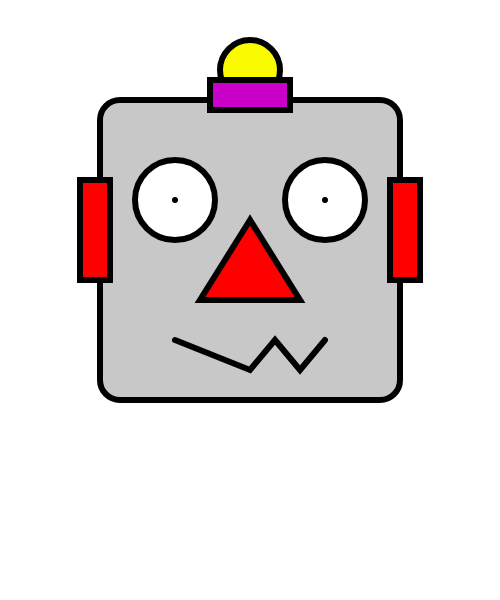
Frame 1 (no input)
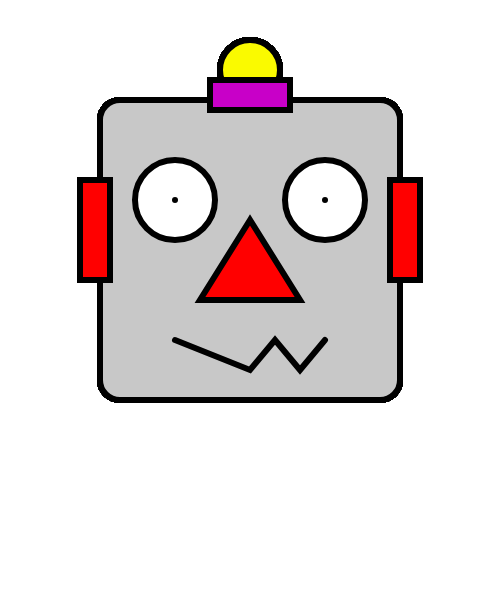
Frame 60 (no input)
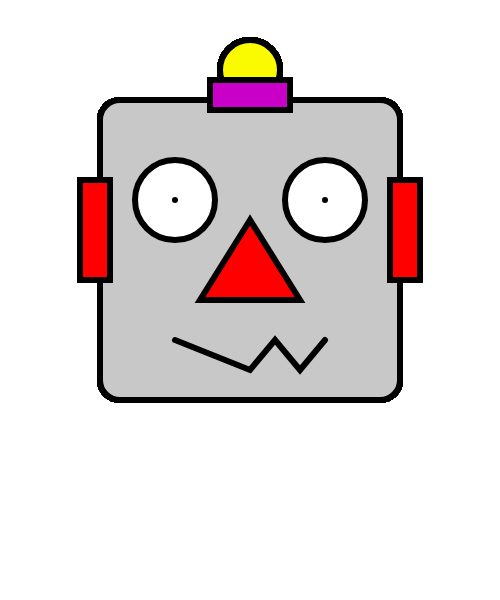
Frame 120 (the mouse pressed at the canvas centre since frame 60)

The p5.js sketch that drew these frames (run headless with seeded random() and noise() and a simulated clock; from frame 60 on, the mouse is pressed at the canvas centre):

// p5.js sketch
// ── sketch.js
function setup()
{
	//create a canvas for the robot
	createCanvas(500, 600);
}

function draw()
{
	strokeWeight(6);

	//robots head
	fill(200);
	rect(100, 100, 300, 300, 20);


	//robots antenna
	fill(250, 250, 0);
	ellipse(250, 70, 60, 60);

	fill(200, 0, 200);
	rect(210, 80, 80, 30);

	//robots eyes
	fill(255);
	ellipse(175, 200, 80, 80);
	point(175, 200);
	ellipse(325, 200, 80, 80);
	point(325, 200);


	//robots nose
	fill(255, 0, 0);
	triangle(250, 220, 200, 300, 300, 300);

	//robots ears
	rect(80, 180, 30, 100);
	rect(390, 180, 30, 100);

	//robots mouth
	noFill();
	beginShape();
	vertex(175, 340);
	//vertex(200, 370);
	//vertex(225, 340);
	vertex(250, 370);
	vertex(275, 340);
	vertex(300, 370);
	vertex(325, 340);
	endShape();
}
// ── Untitled2.html
<html>
<h1 style="background-color:rgb(214, 162, 162)">
    i'm doing this again !
</h1>


<img width= "500" heigh="300" src="kosoe.JPG"/>



<p style=" background-color:bisque">
  <big><i>can i do this</i> </big>  



</p>
<a href="newtesttext.html"> go back to home page</a> then you will see

</html>
// ── index.js
let soe_d=document.getElementById("soe")
let count=0
function domore(){count= count+1; 
    soe_d.innerText=count};


let nameChange=document.getElementById("NC");
let changeTo = " hey yo !";
function changeTheName(){nameChange.innerText=changeTo; 
    }

let magone=document.getElementById('newtest')
let ppp= "this is photo now"
let pppp= " mingalar bar"
function newtext(){magone.innerText= ppp; 
    ppp=pppp;pppp=magone.innerText}

let saver=document.getElementById('save-el')
let typed= 0
function typec(){saver.innerText+=count;
soe_d.innerText=0; count=0
}
